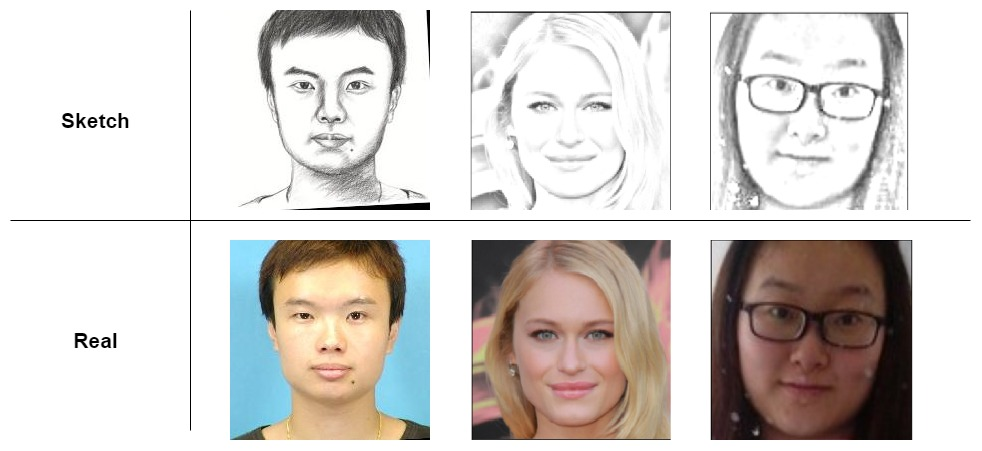
#> input picture images/0.jpg, 982 x 451 px
$ python -i create_data.py   (imports and definitions only)
#> lines starting #> are read from the running program, lines starting #| are printed output that depends on the picture
#> further down, picture is the input picture: shape (451, 982, 3); mean B, G, R 206, 209.5, 214.3
from multiprocessing import Process
import os.path

import cv2
import numpy as np
import h5py

import config


def sketch(img):
    grey_img=cv2.cvtColor(img, cv2.COLOR_BGR2GRAY)
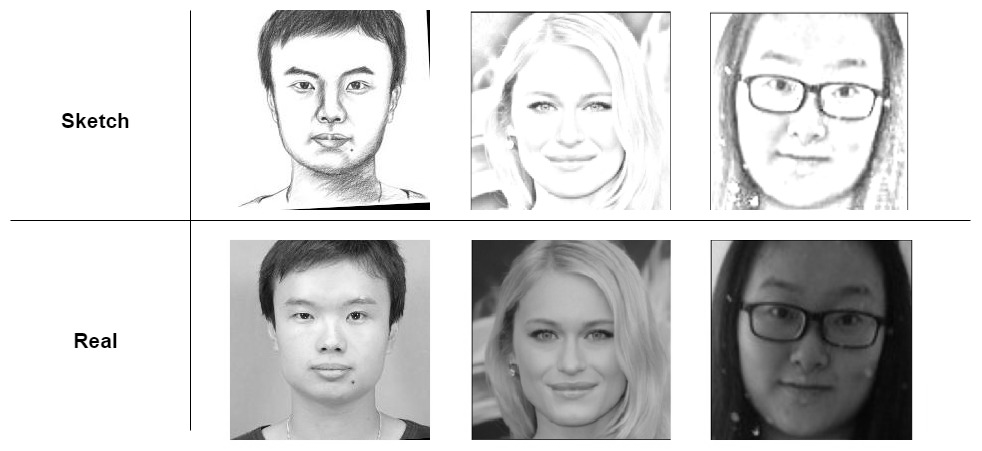
#> grey_img: shape (451, 982); min 0, max 255, mean 210.5
    img_invert = cv2.bitwise_not(grey_img)
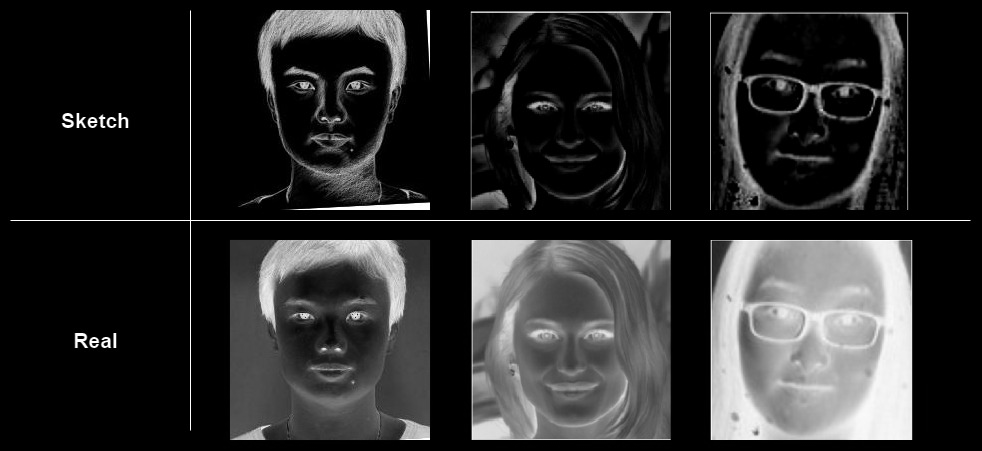
#> img_invert: shape (451, 982); min 0, max 255, mean 44.5
    blur_img=cv2.GaussianBlur(img_invert, (71,71),0)
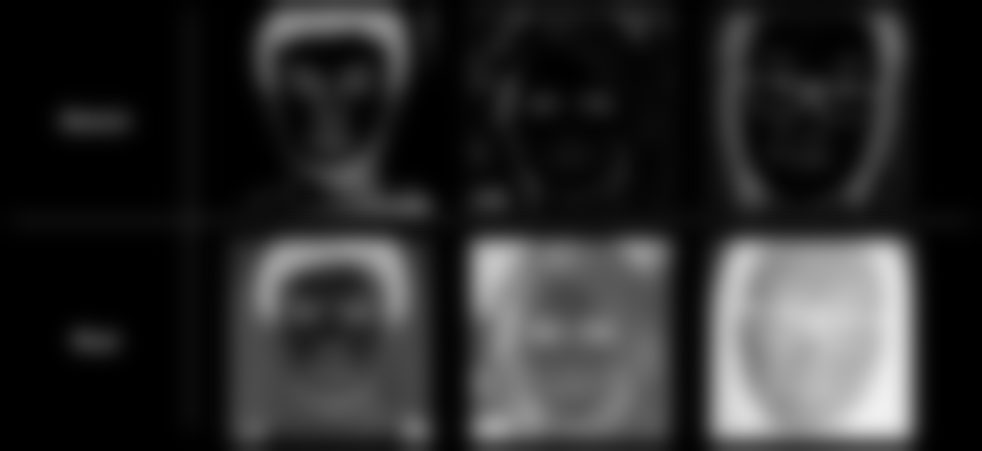
#> blur_img: shape (451, 982); min 0, max 241, mean 44.5
    invblur_img=cv2.bitwise_not(blur_img)
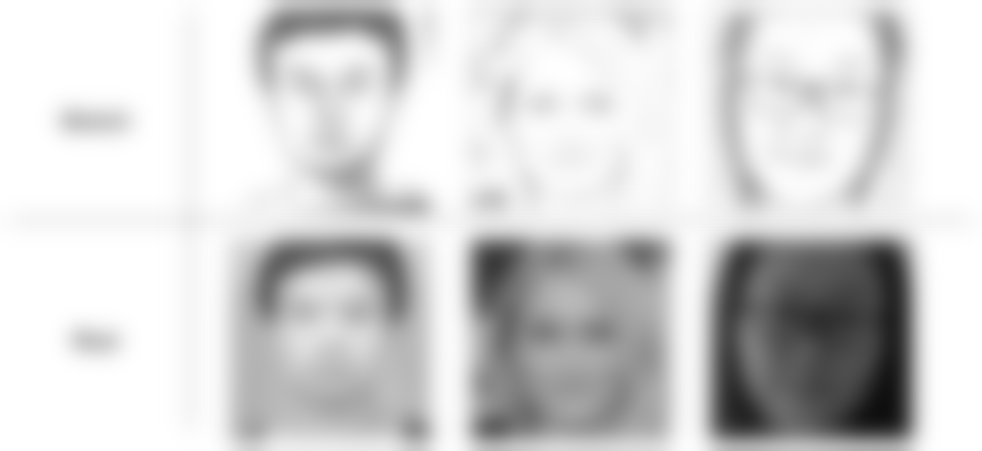
#> invblur_img: shape (451, 982); min 14, max 255, mean 210.5
    sketch_img=cv2.divide(grey_img,invblur_img, scale=256.0)
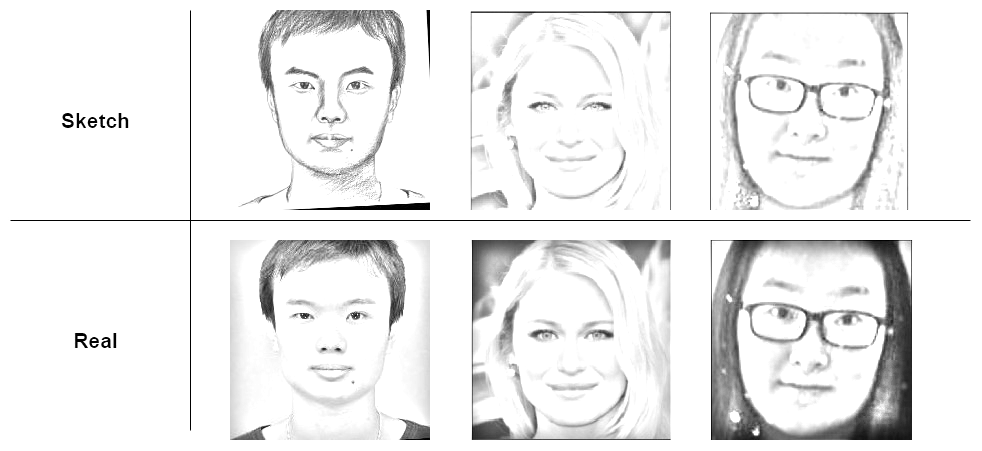
#> sketch_img: shape (451, 982); min 0, max 255, mean 238
    return sketch_img


def  resize(img):
    return cv2.resize(img, config.img_size, interpolation = cv2.INTER_AREA)


# [64 lines left out: functions check_size, save_as_h5, create_data, main, not called in this run]


# [2 lines not run here, left out]

>>> import cv2
>>> picture = cv2.imread('../images/0.jpg')
>>> result = sketch(picture)

$ run again, on images/1.jpg
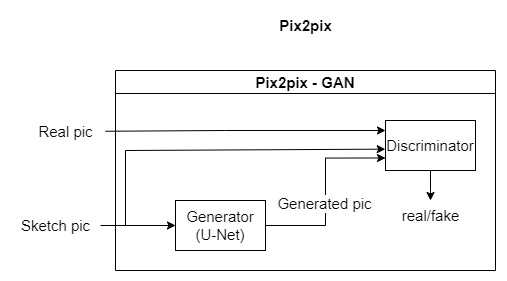
#> input picture images/1.jpg, 507 x 281 px
#> picture is the input picture: shape (281, 507, 3); min 0, max 255, mean 246
#> in sketch, `blur_img=cv2.GaussianBlur(img_invert, (71,71),0)`:
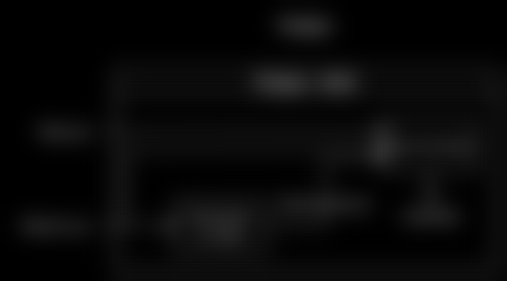
#> blur_img: shape (281, 507); min 0, max 51, mean 9
#> in sketch, `invblur_img=cv2.bitwise_not(blur_img)`:
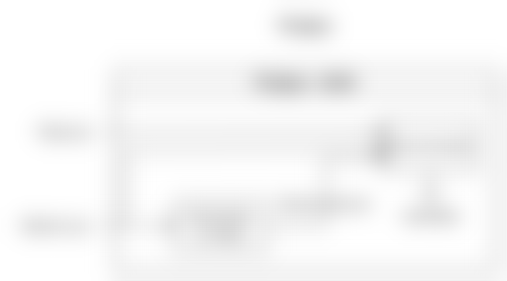
#> invblur_img: shape (281, 507); min 204, max 255, mean 246
